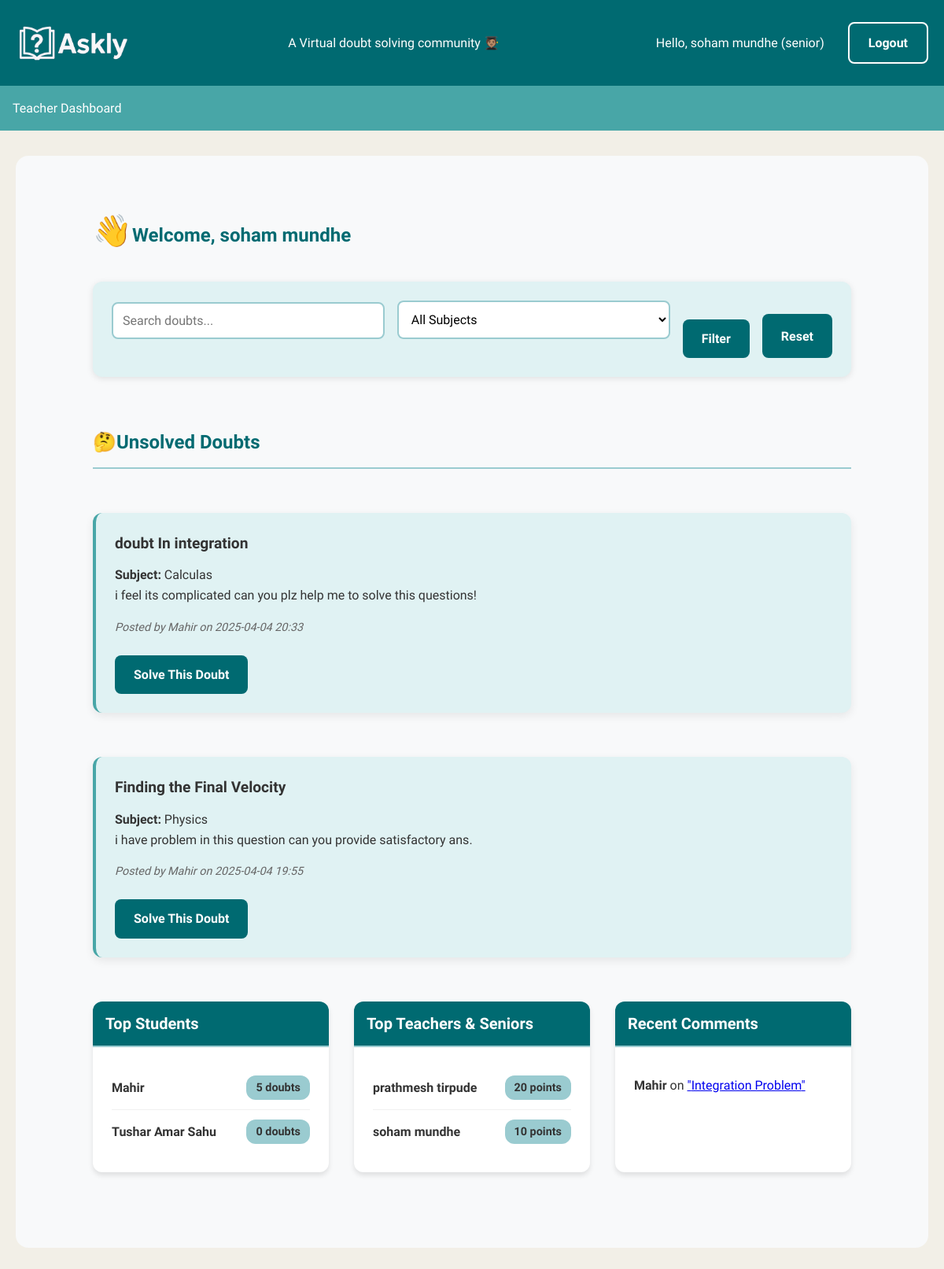
The app's page /teacher_dashboard (signed in), older data.
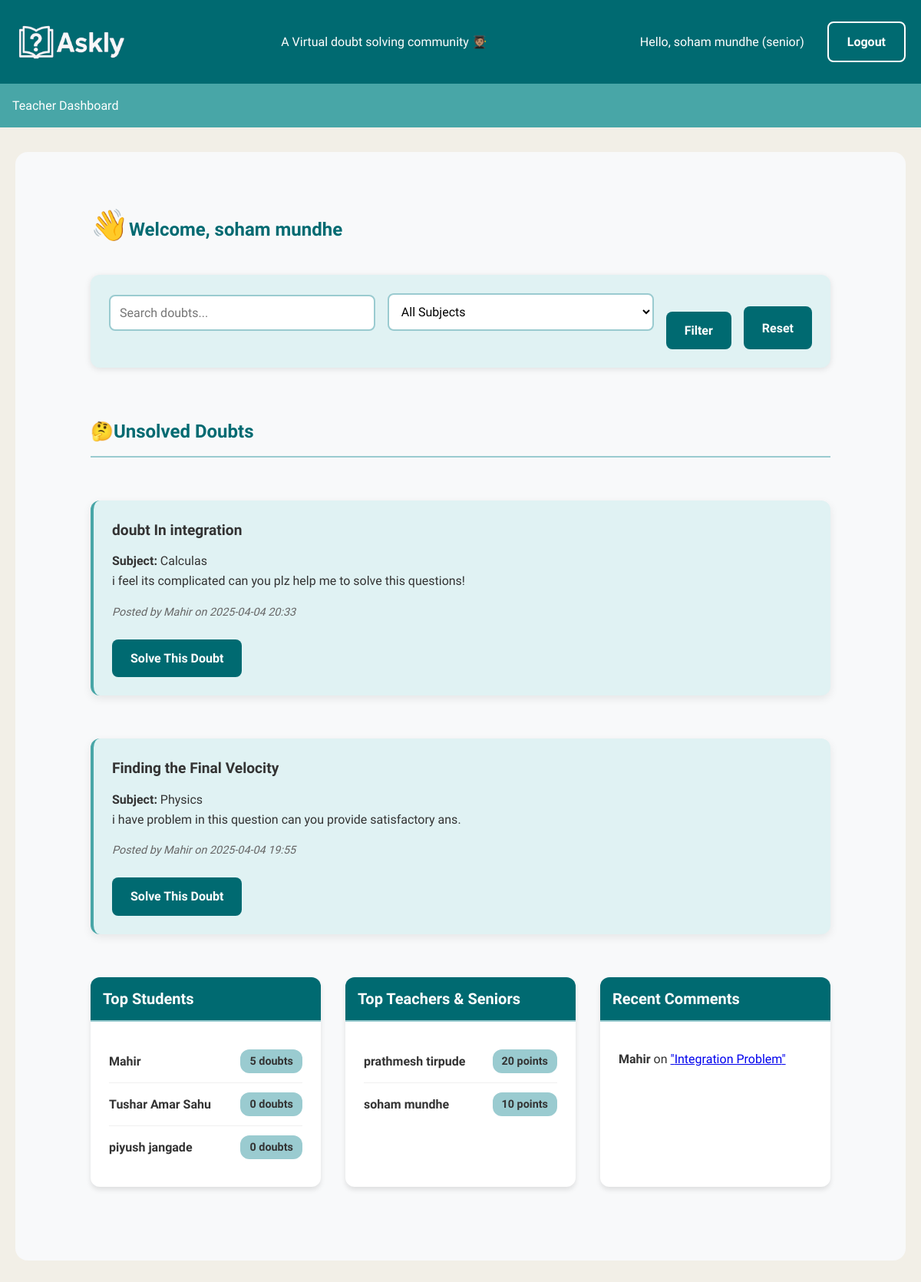
The same page, newer data.
### app.py (models this page shows, shortened)
class Doubt(db.Model):
    id = db.Column(db.Integer, primary_key=True)
    title = db.Column(db.String(200), nullable=False)
    description = db.Column(db.Text, nullable=False)
    subject = db.Column(db.String(50), nullable=False)  # Added subject field
    image_path = db.Column(db.String(300))
    created_at = db.Column(db.DateTime, default=datetime.utcnow)
    user_id = db.Column(db.Integer, db.ForeignKey('user.id'), nullable=False)
    solved = db.Column(db.Boolean, default=False)
    solutions = db.relationship('Solution', backref='doubt', lazy=True)
    comments = db.relationship('Comment', backref='doubt', lazy=True)

class User(db.Model):
    id = db.Column(db.Integer, primary_key=True)
    name = db.Column(db.String(100), nullable=False)
    email = db.Column(db.String(100), unique=True, nullable=False)
    password = db.Column(db.String(100), nullable=False)
    role = db.Column(db.String(20), default='student')  # 'student', 'teacher' or 'senior'
    points = db.Column(db.Integer, default=0)
    doubts_posted = db.Column(db.Integer, default=0)
    doubts = db.relationship('Doubt', backref='author', lazy=True)
    solutions = db.relationship('Solution', backref='solver', lazy=True)
    votes = db.relationship('Vote', backref='voter', lazy=True)
    comments = db.relationship('Comment', backref='commenter', lazy=True)

class Comment(db.Model):
    id = db.Column(db.Integer, primary_key=True)
    text = db.Column(db.Text, nullable=False)
    created_at = db.Column(db.DateTime, default=datetime.utcnow)
    user_id = db.Column(db.Integer, db.ForeignKey('user.id'), nullable=False)
    doubt_id = db.Column(db.Integer, db.ForeignKey('doubt.id'), nullable=False)

### app.py (the view)
@app.route('/teacher_dashboard')
@role_required(['teacher', 'senior'])
def teacher_dashboard():
    teacher = User.query.get(session['user_id'])
    subject_filter = request.args.get('subject', '')
    search_query = request.args.get('search', '')
    query = Doubt.query.filter_by(solved=False)
    if subject_filter:
        query = query.filter_by(subject=subject_filter)
    if search_query:
        query = query.filter(Doubt.title.contains(search_query) |
               Doubt.description.contains(search_query))
    unsolved_doubts = query.order_by(Doubt.created_at.desc()).all()
    subjects = db.session.query(Doubt.subject).distinct().all()
    subjects = [s[0] for s in subjects]
    teacher_solution_ids = [s.id for s in teacher.solutions]
    recent_comments = Comment.query.join(Doubt).filter(
        Doubt.solutions.any(Solution.id.in_(teacher_solution_ids))
    ).order_by(Comment.created_at.desc()).limit(5).all()
    top_students = User.query.filter_by(role='student').order_by(User.doubts_posted.desc()).limit(5).all()
    top_teachers = User.query.filter(User.role.in_(['teacher', 'senior'])).order_by(User.points.desc()).limit(5).all()
    return render_template('teacher_dashboard.html',
                         unsolved_doubts=unsolved_doubts,
                         subjects=subjects,
                         current_subject=subject_filter,
                         search_query=search_query,
                         teacher=teacher,
                         recent_comments=recent_comments,
                         top_students=top_students,
                         top_teachers=top_teachers)

### app.py (called while the page is built)
def role_required(roles):
    def decorator(f):
        @wraps(f)
        def decorated_function(*args, **kwargs):
            if 'email' not in session:
                flash('Please login to view this page', 'error')
                return redirect(url_for('login'))
            user = User.query.filter_by(email=session['email']).first()
            if user.role not in roles:
                flash('You do not have permission to view this page', 'error')
                return redirect(url_for('dashboard'))
            return f(*args, **kwargs)
        return decorated_function
    return decorator

### templates/teacher_dashboard.html (shortened to what this page needs)
{% extends "base.html" %}
{% block content %}
<div class="teacher-dashboard">
    <div class="dashboard-container">
        <h2 style="color: #006A71;"><span style="font-size: 40px;">👋</span>Welcome, {{ teacher.name }}</h2>
        <div class="filter-section">
            <form method="GET" class="filter-form">
                <div class="form-group">
                    <input type="text" name="search" placeholder="Search doubts..." value="{{ search_query }}">
                </div>
                <div class="form-group">
                    <select name="subject">
                        <option value="">All Subjects</option>
                    </select>
                </div>
                <button type="submit" class="btn">Filter</button>
                <a href="{{ url_for('teacher_dashboard') }}" class=" btn rst-btn ">Reset</a>
            </form>
        </div>
    <h2 class="section-title">🤔Unsolved Doubts</h2>
    {% if unsolved_doubts %}
        {% for doubt in unsolved_doubts %}
        <div class="doubt-card">
            <h4>{{ doubt.title }}</h4>
            <p><strong>Subject:</strong> {{ doubt.subject }}</p>
            <p>{{ doubt.description }}</p>
            <p class="meta">Posted by {{ doubt.author.name }} on {{ doubt.created_at.strftime('%Y-%m-%d %H:%M') }}</p>
            <a href="{{ url_for('solve_doubt', doubt_id=doubt.id) }}" class="btn">Solve This Doubt</a>
        </div>
        {% endfor %}
    {% else %}
        <p class="empty-state">No unsolved doubts at the moment.</p>
    {% endif %}
    <div class="dashboard-row">
        <div class="dashboard-card">
            <div class="card-header">Top Students</div>
            {% for student in top_students %}
            <div class="ranking-item">
                <span class="ranking-name">{{ student.name }}</span>
                <span class="ranking-value">{{ student.doubts_posted }} doubts</span>
            </div>
            {% endfor %}
        </div>
        <div class="dashboard-card">
            <div class="card-header">Top Teachers & Seniors</div>
            {% for teacher in top_teachers %}
            <div class="ranking-item">
                <span class="ranking-name">{{ teacher.name }}</span>
                <span class="ranking-value">{{ teacher.points }} points</span>
            </div>
            {% endfor %}
        </div>
        <div class="dashboard-card">
            <div class="card-header">Recent Comments</div>
            {% for comment in recent_comments %}
            <div class="ranking-item">
                <div>
                    <strong>{{ comment.commenter.name }}</strong> on
                    <a href="{{ url_for('doubt_detail', doubt_id=comment.doubt.id) }}">
                        "{{ comment.doubt.title }}"
                    </a>
                </div>
            </div>
            {% else %}
            <p>No recent comments</p>
            {% endfor %}
        </div>
    </div>
</div>
{% endblock %}

Row changes from the older to the newer data that the page shows:
added User: name "piyush jangade", doubts_posted "0"
